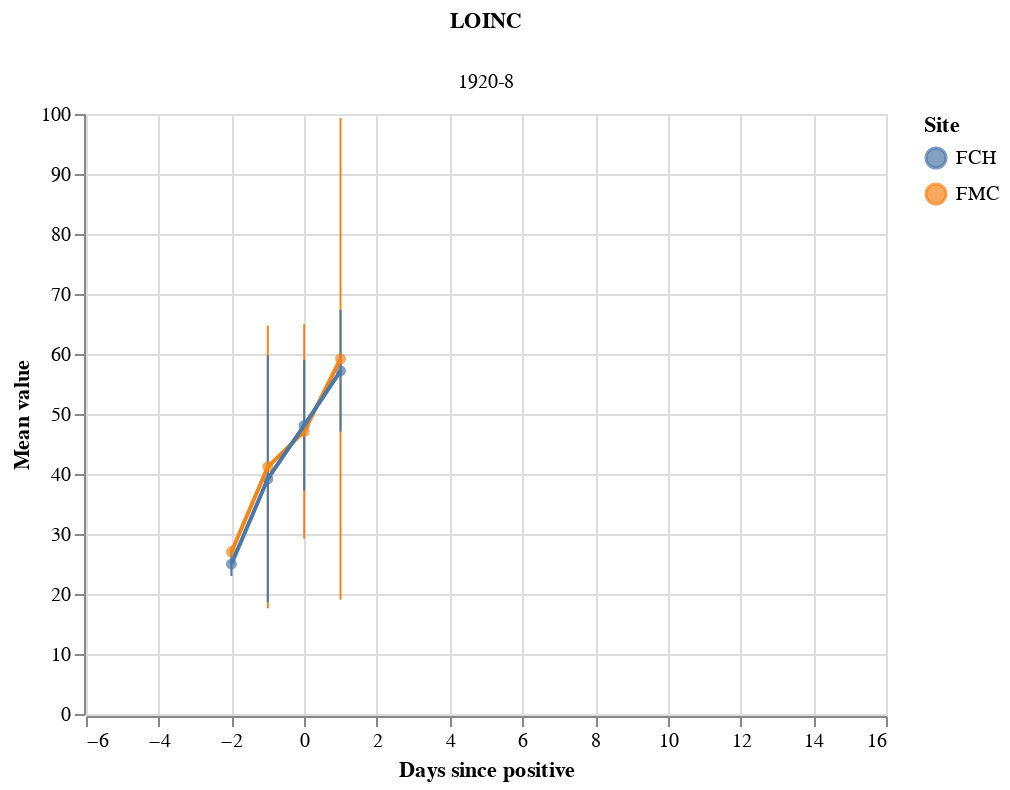

Notebook code for this chart:
### Code cell
line = alt.Chart(df).mark_line().encode(
    x=alt.X(COLUMNS.DAYS_SINCE_POSITIVE, title="Days since positive", scale=alt.Scale(domain=[-6,15])),
    y=alt.Y(COLUMNS.MEAN_VALUE, title="Mean value"),
    color=alt.Color(COLUMNS.SITE_ID, title="Site")
)

point = alt.Chart(df).mark_point(filled=True).encode(
    x=alt.X(COLUMNS.DAYS_SINCE_POSITIVE, title="Days since positive"),
    y=alt.Y(COLUMNS.MEAN_VALUE, title="Mean value"),
    color=alt.Color(COLUMNS.SITE_ID, title="Site")
)


band = alt.Chart(df).mark_errorbar().encode(
    x=alt.X(COLUMNS.DAYS_SINCE_POSITIVE, title="Days since positive"),
    y=alt.Y(COLUMNS.MEAN_VALUE, title="Mean value"),
    yError=alt.YError(COLUMNS.STDEV_VALUE),
    color=alt.Color(COLUMNS.SITE_ID, title="Site")
)

(band + point + line).facet(
    column=alt.Column(COLUMNS.LOINC, title="LOINC")
)

### Figure 1 — Vega-Lite specification as saved in the notebook (floating-point values rounded to 4 significant figures)
{"config": {"view": {"continuousWidth": 400, "continuousHeight": 300}}, "data": {"name": "data-0edbf1e04fe0749dccfc415af6785fbb"}, "facet": {"column": {"type": "nominal", "field": "loinc", "title": "LOINC"}}, "spec": {"layer": [{"mark": "errorbar", "encoding": {"color": {"type": "nominal", "field": "siteid", "title": "Site"}, "x": {"type": "quantitative", "field": "days_since_positive", "title": "Days since positive"}, "y": {"type": "quantitative", "field": "mean_value", "title": "Mean value"}, "yError": {"field": "stdev_value"}}}, {"mark": {"type": "point", "filled": true}, "encoding": {"color": {"type": "nominal", "field": "siteid", "title": "Site"}, "x": {"type": "quantitative", "field": "days_since_positive", "title": "Days since positive"}, "y": {"type": "quantitative", "field": "mean_value", "title": "Mean value"}}}, {"mark": "line", "encoding": {"color": {"type": "nominal", "field": "siteid", "title": "Site"}, "x": {"type": "quantitative", "field": "days_since_positive", "scale": {"domain": [-6, 15]}, "title": "Days since positive"}, "y": {"type": "quantitative", "field": "mean_value", "title": "Mean value"}}}]}, "$schema": "https://vega.github.io/schema/vega-lite/v4.0.2.json", "datasets": {"data-0edbf1e04fe0749dccfc415af6785fbb": [{"siteid": "FMC", "loinc": "1920-8", "days_since_positive": -2, "num_patients": -1, "mean_value": 27.0, "stdev_value": 1.0}, {"siteid": "FMC", "loinc": "1920-8", "days_since_positive": -1, "num_patients": 4, "mean_value": 41.2, "stdev_value": 23.57}, {"siteid": "FMC", "loinc": "1920-8", "days_since_positive": 0, "num_patients": 4, "mean_value": 47.1, "stdev_value": 17.88}, {"siteid": "FMC", "loinc": "1920-8", "days_since_positive": 1, "num_patients": 38, "mean_value": 59.2, "stdev_value": 40.15}, {"siteid": "FCH", "loinc": "1920-8", "days_since_positive": -2, "num_patients": 5, "mean_value": 25.0, "stdev_value": 2.0}, {"siteid": "FCH", "loinc": "1920-8", "days_since_positive": -1, "num_patients": 7, "mean_value": 39.2, "stdev_value": 20.57}, {"siteid": "FCH", "loinc": "1920-8", "days_since_positive": 0, "num_patients": 11, "mean_value": 48.1, "stdev_value": 10.88}, {"siteid": "FCH", "loinc": "1920-8", "days_since_positive": 1, "num_patients": 49, "mean_value": 57.2, "stdev_value": 10.15}]}}
